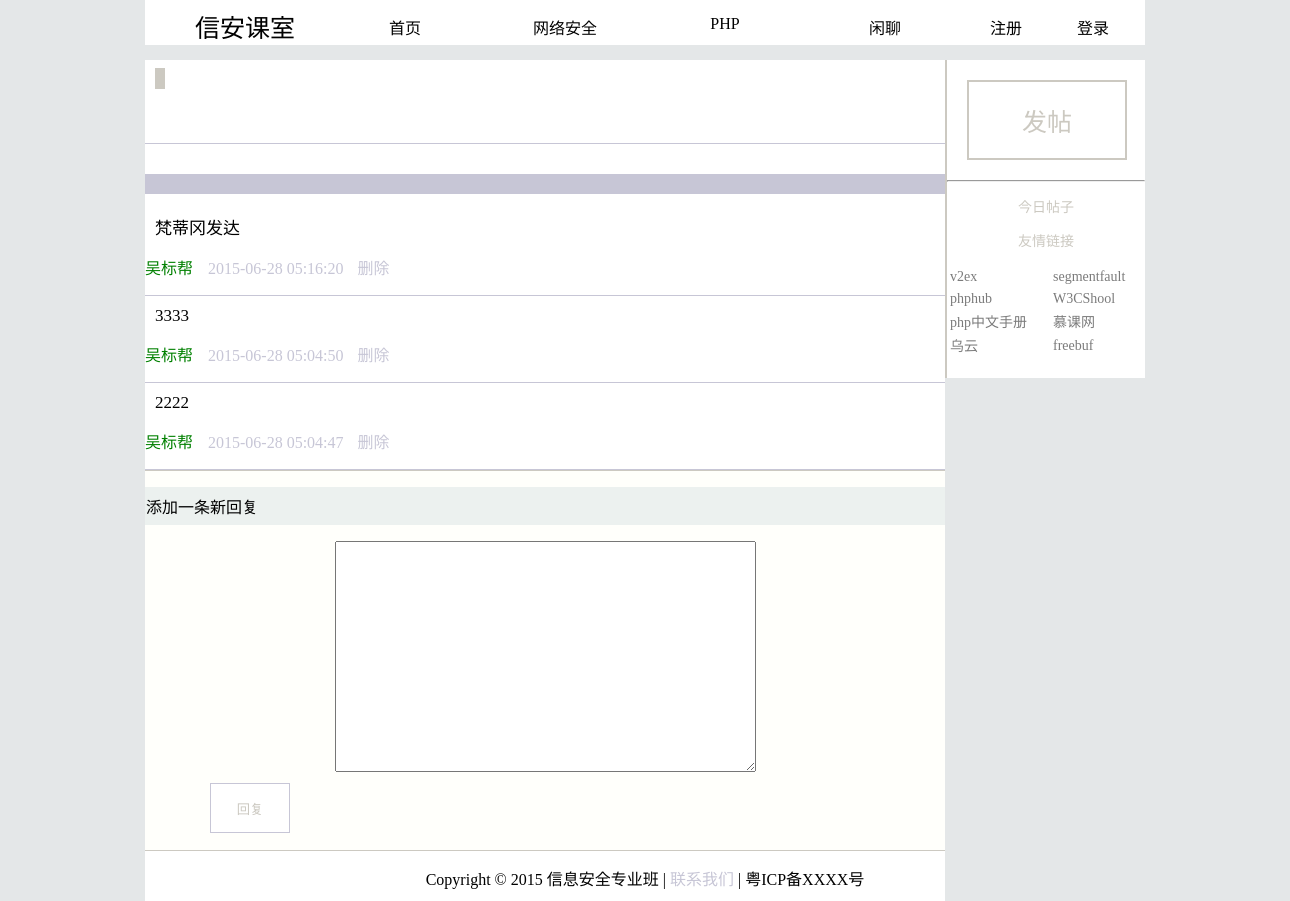
/comment/show.php?id=84 (signed in), run on the app's committed database.
### tables this page shows
CREATE TABLE `comment` (
  `id` int(255) NOT NULL AUTO_INCREMENT,
  `comment` text NOT NULL,
  `comment_id` int(255) NOT NULL,
  `create_at` datetime NOT NULL,
  `user` varchar(20) NOT NULL,
  `ip` varchar(20) NOT NULL,
  PRIMARY KEY (`id`)
);

### comment/show.php (the view, shortened to what this page needs)
<?php
include_once '../layout/header.php';
include_once '../conn/connect.php';
$id = $_GET['id'];
$sql = "select * from content where id = $id ";
$result = mysql_query($sql,$con);
$row =  mysql_fetch_array($result);
?>
<div class="main">
	<div class="main-left">
		<div class="showComment" style="margin-top: 0px;">
			<div class="showTitle">
				<span style="margin-left:10px;padding:2px 5px;background-color:#CCC9C1;color:#444444"><?php echo $row[6]?></span>
				<p class="bottomName" style="padding-top:5px;color:#C7C6D6"><?php  echo $row[5]?><span class="date"><?php echo $row[3]?></span>
			</div>
			<div class="showBody"><?php echo $row[2]?></div>
		</div>
<?php
    $sql = "select * from comment where comment_id='$id' order by `create_at` desc";
    $result = mysql_query($sql,$con);
while($row = mysql_fetch_array($result, MYSQL_NUM)){
?>
				<div class ="showMainDetail">
					<div class ="showReply">
						<?php echo $row[1] ?>
					</div>
						<p class="showDateDetail" ><span style="color:green"><?php echo $row[4]?></span><span class="date"><?php echo $row[3]?></span>
<?php if($row[4] == $_SESSION['username']){
$c = basename($_SERVER["PHP_SELF"])."?id=".$row[2];?>
<span style="padding-left:10px;color:#666666;cursor:pointer" onclick="deleteComment('<?php echo "$row[0]','$c'"?>)" >删除</span>
<?php }else{?>
<span style="padding-left:10px;color:#C7C6D6"> 删除</span></span>
<?php }?>
</p>
				</div>
<?php }
?>
<form method="POST" action="./reply.php">
<div style="background-color:#fffffb;border-top:1px solid #CCC9C1" class="reply">
	<p style="background-color:#ECF1EF;padding:7px 1px">添加一条新回复</p>
	<div style="text-align:center">
				<textarea rows="15" cols="50" id="replyBody" name= "replyBody"></textarea>
	</div>
    <button class = "reply" id = "reply" type="submit" onclick= "return checkNewReply('<?php echo("$_SESSION[username]")?>')" >回复</button>
</div>
</form>
<?php include_once '../layout/footer.php' ;?>
<?php
include_once '../mainRight.php'?>

### css/style.css (style rules this page uses)
body { margin:0px; padding:0px; background-color:#e4e7e8; }
.main { width:1000px; margin:0px auto; margin-top:15px; }
.main-left { width:800px; float:left; overflow:hidden; }
.bottomName { color:#C7C6D6; padding-top:15px; padding-left:10px; }
.date { padding-left:15px; }
.showComment { padding:10px 0px; background-color:#fff; }
.showBody { border-top:1px solid #C7C6D6; border-bottom:20px solid #C7C6D6; padding:15px 0px; font-size:20px; }
.reply button { background-color:#fff; border:1px solid #C7C6D6; margin-left:65px; margin-top:7px; margin-bottom:17px; width:80px; height:50px; color:#CCC9C1; }
.showMainDetail { background-color:#fff; width:800px; padding-top:10px; border-bottom:1px solid #C7C6D6; }
.showReply { font-size:17px; padding-left:10px; padding-right:2px; }
.showDateDetail { color:#C7C6D6; }

### data on the page
comment: comment "梵蒂冈发达", user "吴标帮", create_at "2015-06-28 05:16:20", shows "删除"
comment: comment "3333", user "吴标帮", create_at "2015-06-28 05:04:50", shows "删除"
comment: comment "2222", user "吴标帮", create_at "2015-06-28 05:04:47", shows "删除"
